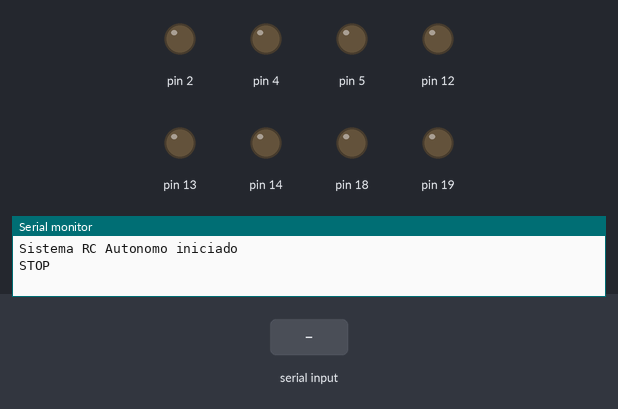
Simulated run of this sketch. Board: Arduino Uno, built with avr-gcc and run on an emulated ATmega328P. Shown: output pins drawn as LEDs (lit = HIGH), the last lines printed to the serial monitor. The inputs (shaded band) are chosen by the test bench. Pins used as bus, display or sensor lines are not drawn.

Above: at 1.2 s.
1.3 s: "FORWARD\n" received over Serial
At 2.5 s:
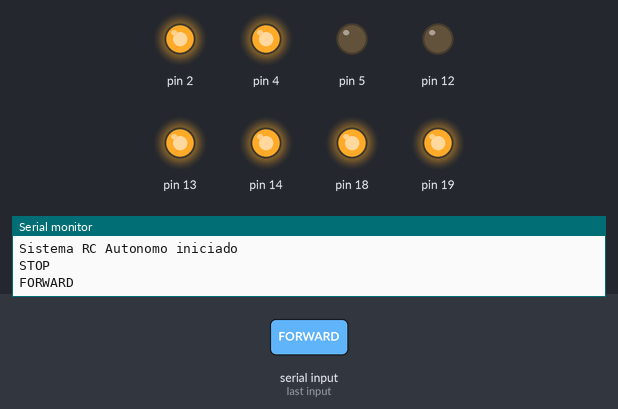
2.8 s: "LEFT\n" received over Serial
At 3.7 s:
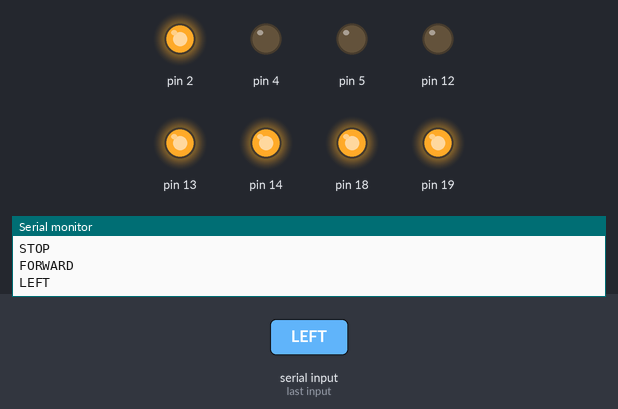
4.3 s: "RIGHT\n" received over Serial
At 4.9 s:
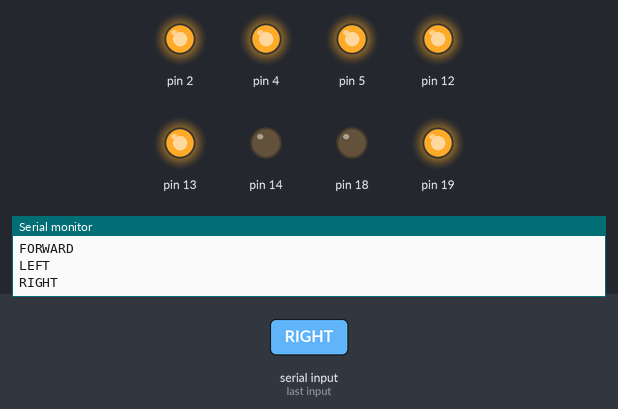
5.8 s: "STOP\n" received over Serial
At 7.2 s:
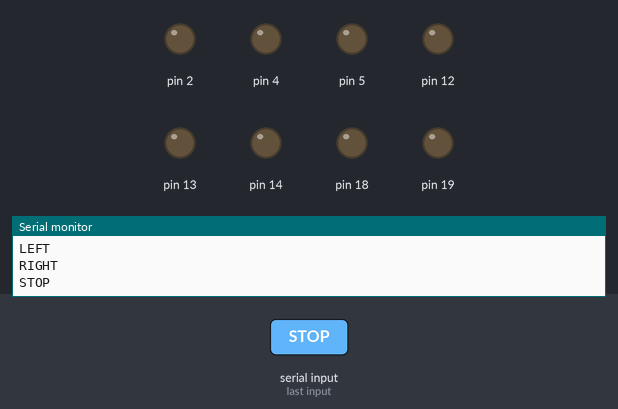
Timing chart, 0 to 8.3 s (numbered marks = the images above; inputs shaded):
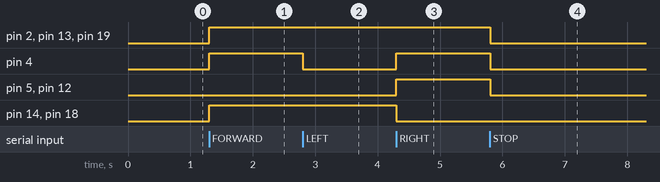

Measured:
- after the input at 1.3 s, pin 2, pin 4, pin 13, pin 14, pin 18, pin 19: LOW → HIGH at once
- after the input at 2.8 s, pin 4: HIGH → LOW at once
- after the input at 4.3 s, pin 4, pin 5, pin 12: LOW → HIGH at once; pin 14, pin 18: HIGH → LOW at once
- after the input at 5.8 s, pin 2, pin 4, pin 5, pin 12, pin 13, pin 19: HIGH → LOW at once

The sketch:

Control_autonomo.ino
```cpp
//Estructura motores
struct Motor {
  int in1;
  int in2;
  int en;
};

// Motores
Motor motorA = {26, 25, 27}; // delante derecha
Motor motorB = {14, 12, 13}; // delante izquierda
Motor motorC = {18, 5, 19};  // atrás derecha
Motor motorD = {4, 0, 2};    // atrás izquierda

void setup() {

  // IMPORTANTE:
  // Debe coincidir con Python
  Serial.begin(115200);

  Serial.println("Sistema RC Autonomo iniciado");

  setupMotor(motorA);
  setupMotor(motorB);
  setupMotor(motorC);
  setupMotor(motorD);

  stopCar();
}
//configuracion de los motores
void setupMotor(Motor m) {
  pinMode(m.in1, OUTPUT);
  pinMode(m.in2, OUTPUT);
  pinMode(m.en, OUTPUT);
}

void setMotor(Motor m, int direction, int speed) {

  speed = constrain(speed, 0, 255);

  // direction: 1 alante; -1 atras

  if (direction == 1) {
    digitalWrite(m.in1, HIGH);
    digitalWrite(m.in2, LOW);
  }
  else if (direction == -1) {
    digitalWrite(m.in1, LOW);
    digitalWrite(m.in2, HIGH);
  }
  else {
    digitalWrite(m.in1, LOW);
    digitalWrite(m.in2, LOW);
  }

  analogWrite(m.en, speed);
}

//movimientos del coche
void moveForward() {

  setMotor(motorA, 1, 180);
  setMotor(motorB, 1, 180);
  setMotor(motorC, 1, 180);
  setMotor(motorD, 1, 180);

  Serial.println("FORWARD");
}

void moveLeft() {

  setMotor(motorA, -1, 170);
  setMotor(motorB, 1, 170);

  setMotor(motorC, 1, 170);
  setMotor(motorD, -1, 170);

  Serial.println("LEFT");
}

void moveRight() {

  setMotor(motorA, 1, 170);
  setMotor(motorB, -1, 170);

  setMotor(motorC, -1, 170);
  setMotor(motorD, 1, 170);

  Serial.println("RIGHT");
}

void stopCar() {

  setMotor(motorA, 0, 0);
  setMotor(motorB, 0, 0);
  setMotor(motorC, 0, 0);
  setMotor(motorD, 0, 0);

  Serial.println("STOP");
}


void loop() {

  if (Serial.available()) {

    String comando = Serial.readStringUntil('\n');

    comando.trim();

    //Comandos recibidos
    if (comando == "FORWARD") {

      moveForward();
    }

    else if (comando == "LEFT") {

      moveLeft();
    }

    else if (comando == "RIGHT") {

      moveRight();
    }

    else if (comando == "STOP") {

      stopCar();
    }

    else {

      Serial.println("Comando no reconocido");
    }
  }
}
```
